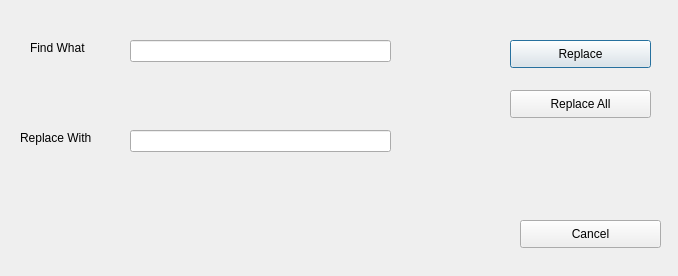
<?xml version="1.0" encoding="UTF-8"?>
<ui version="4.0">
 <class>Dialog</class>
 <widget class="QDialog" name="Dialog">
  <property name="geometry">
   <rect>
    <x>0</x>
    <y>0</y>
    <width>678</width>
    <height>276</height>
   </rect>
  </property>
  <property name="windowTitle">
   <string>Dialog</string>
  </property>
  <widget class="QLabel" name="label">
   <property name="geometry">
    <rect>
     <x>30</x>
     <y>40</y>
     <width>61</width>
     <height>16</height>
    </rect>
   </property>
   <property name="text">
    <string>Find What</string>
   </property>
  </widget>
  <widget class="QLineEdit" name="findEdit">
   <property name="geometry">
    <rect>
     <x>130</x>
     <y>40</y>
     <width>261</width>
     <height>22</height>
    </rect>
   </property>
  </widget>
  <widget class="QLineEdit" name="replaceEdit">
   <property name="geometry">
    <rect>
     <x>130</x>
     <y>130</y>
     <width>261</width>
     <height>22</height>
    </rect>
   </property>
  </widget>
  <widget class="QLabel" name="label_2">
   <property name="geometry">
    <rect>
     <x>20</x>
     <y>130</y>
     <width>81</width>
     <height>16</height>
    </rect>
   </property>
   <property name="text">
    <string>Replace With</string>
   </property>
  </widget>
  <widget class="QPushButton" name="replaceButton">
   <property name="geometry">
    <rect>
     <x>510</x>
     <y>40</y>
     <width>141</width>
     <height>28</height>
    </rect>
   </property>
   <property name="text">
    <string>Replace</string>
   </property>
  </widget>
  <widget class="QPushButton" name="replaceAllButton">
   <property name="geometry">
    <rect>
     <x>510</x>
     <y>90</y>
     <width>141</width>
     <height>28</height>
    </rect>
   </property>
   <property name="text">
    <string>Replace All</string>
   </property>
  </widget>
  <widget class="QPushButton" name="cancelButton">
   <property name="geometry">
    <rect>
     <x>520</x>
     <y>220</y>
     <width>141</width>
     <height>28</height>
    </rect>
   </property>
   <property name="text">
    <string>Cancel</string>
   </property>
  </widget>
 </widget>
 <resources/>
 <connections/>
</ui>
